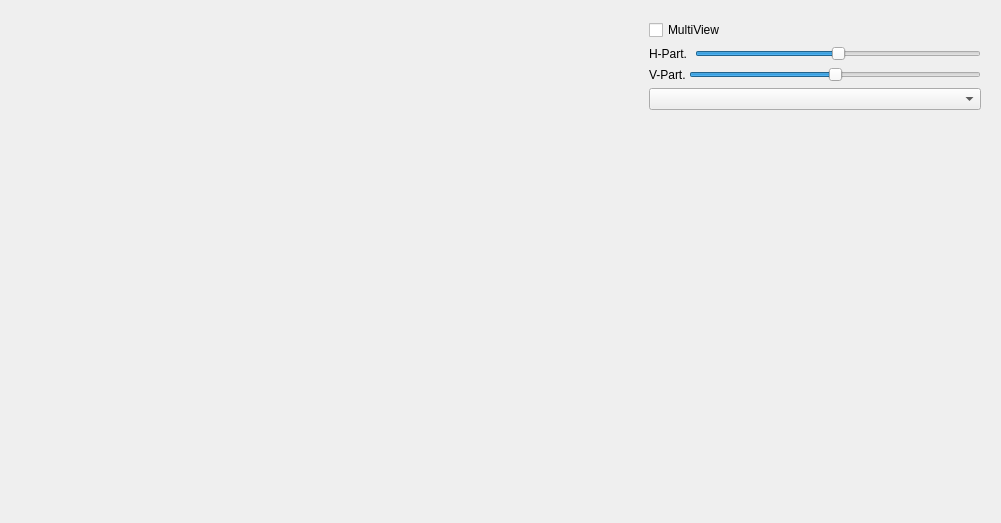
<?xml version="1.0" encoding="UTF-8"?>
<ui version="4.0">
 <class>AppMainWindow</class>
 <widget class="QWidget" name="AppMainWindow">
  <property name="geometry">
   <rect>
    <x>0</x>
    <y>0</y>
    <width>1001</width>
    <height>523</height>
   </rect>
  </property>
  <property name="windowTitle">
   <string>Form</string>
  </property>
  <layout class="QHBoxLayout" name="horizontalLayout">
   <item>
    <widget class="RenderWidget" name="m_RenderWidget" native="true"/>
   </item>
   <item>
    <widget class="QWidget" name="m_MainOptionWidget" native="true">
     <property name="minimumSize">
      <size>
       <width>350</width>
       <height>0</height>
      </size>
     </property>
     <property name="maximumSize">
      <size>
       <width>350</width>
       <height>16777215</height>
      </size>
     </property>
     <layout class="QVBoxLayout" name="verticalLayout">
      <property name="leftMargin">
       <number>9</number>
      </property>
      <property name="topMargin">
       <number>9</number>
      </property>
      <property name="rightMargin">
       <number>9</number>
      </property>
      <property name="bottomMargin">
       <number>9</number>
      </property>
      <item>
       <widget class="QCheckBox" name="m_CbMultiView">
        <property name="text">
         <string>MultiView</string>
        </property>
       </widget>
      </item>
      <item>
       <widget class="QWidget" name="widget" native="true">
        <layout class="QHBoxLayout" name="horizontalLayout_2">
         <property name="leftMargin">
          <number>0</number>
         </property>
         <property name="topMargin">
          <number>0</number>
         </property>
         <property name="rightMargin">
          <number>0</number>
         </property>
         <property name="bottomMargin">
          <number>0</number>
         </property>
         <item>
          <widget class="QLabel" name="label">
           <property name="minimumSize">
            <size>
             <width>40</width>
             <height>0</height>
            </size>
           </property>
           <property name="text">
            <string>H-Part.</string>
           </property>
          </widget>
         </item>
         <item>
          <widget class="QSlider" name="m_SldHPart">
           <property name="minimum">
            <number>10</number>
           </property>
           <property name="maximum">
            <number>90</number>
           </property>
           <property name="sliderPosition">
            <number>50</number>
           </property>
           <property name="orientation">
            <enum>Qt::Horizontal</enum>
           </property>
          </widget>
         </item>
        </layout>
       </widget>
      </item>
      <item>
       <widget class="QWidget" name="widget_2" native="true">
        <layout class="QHBoxLayout" name="horizontalLayout_3">
         <property name="spacing">
          <number>0</number>
         </property>
         <property name="leftMargin">
          <number>0</number>
         </property>
         <property name="topMargin">
          <number>0</number>
         </property>
         <property name="rightMargin">
          <number>0</number>
         </property>
         <property name="bottomMargin">
          <number>0</number>
         </property>
         <item>
          <widget class="QLabel" name="label_2">
           <property name="minimumSize">
            <size>
             <width>40</width>
             <height>0</height>
            </size>
           </property>
           <property name="text">
            <string>V-Part.</string>
           </property>
          </widget>
         </item>
         <item>
          <widget class="QSlider" name="m_SldVPart">
           <property name="minimum">
            <number>10</number>
           </property>
           <property name="maximum">
            <number>90</number>
           </property>
           <property name="sliderPosition">
            <number>50</number>
           </property>
           <property name="orientation">
            <enum>Qt::Horizontal</enum>
           </property>
          </widget>
         </item>
        </layout>
       </widget>
      </item>
      <item>
       <widget class="QComboBox" name="m_CbController"/>
      </item>
      <item>
       <widget class="QWidget" name="m_OptionWidgetContainer" native="true">
        <layout class="QGridLayout" name="m_OptionLayout">
         <property name="leftMargin">
          <number>0</number>
         </property>
         <property name="topMargin">
          <number>0</number>
         </property>
         <property name="rightMargin">
          <number>0</number>
         </property>
         <property name="bottomMargin">
          <number>0</number>
         </property>
         <property name="spacing">
          <number>0</number>
         </property>
        </layout>
       </widget>
      </item>
      <item>
       <spacer name="verticalSpacer">
        <property name="orientation">
         <enum>Qt::Vertical</enum>
        </property>
        <property name="sizeHint" stdset="0">
         <size>
          <width>20</width>
          <height>40</height>
         </size>
        </property>
       </spacer>
      </item>
     </layout>
    </widget>
   </item>
  </layout>
 </widget>
 <customwidgets>
  <customwidget>
   <class>RenderWidget</class>
   <extends>QWidget</extends>
   <header>2DUniverse/Rendering/RenderWidget.h</header>
   <container>1</container>
  </customwidget>
 </customwidgets>
 <resources/>
 <connections/>
</ui>
